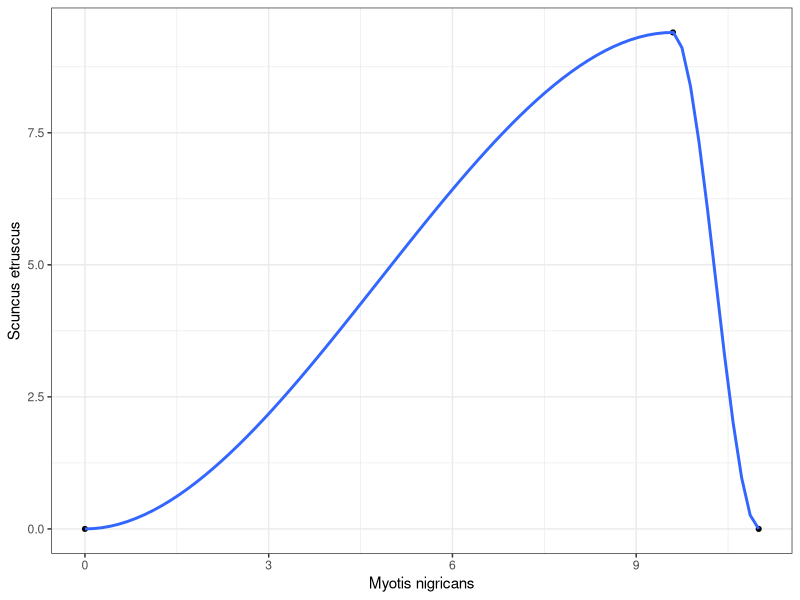
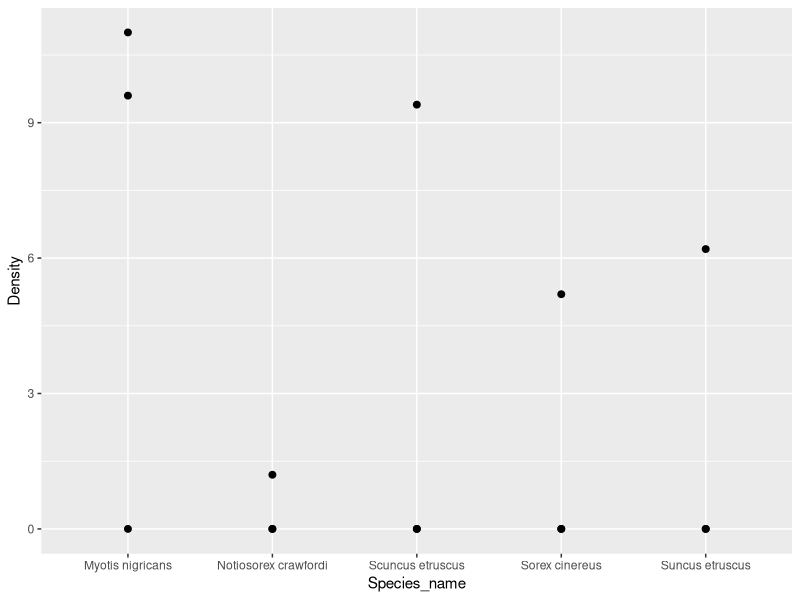
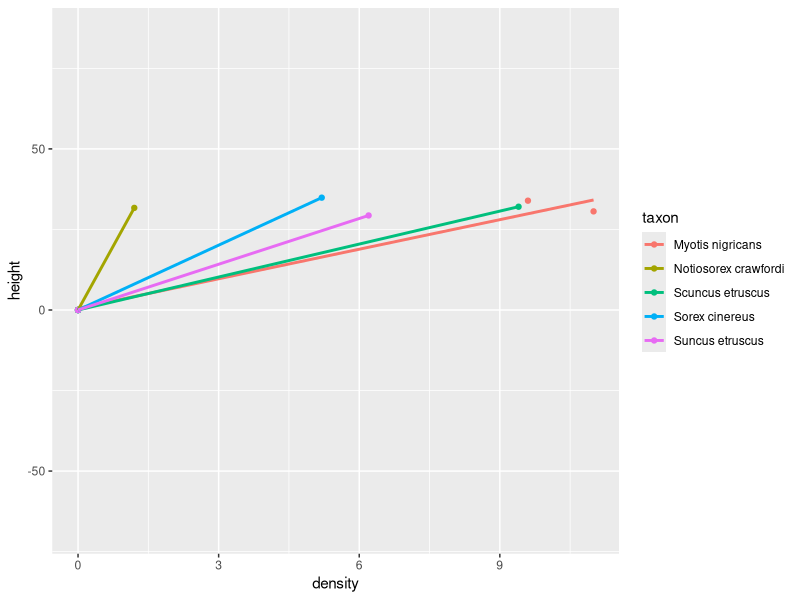

Write the R code that produced these figures, in order.
## ---- chunk 1
knitr::opts_chunk$set(echo = TRUE)
library(tidyverse)
library(readr)
## ---- chunk 2

mammals <- data.frame(site = c(1,1,2,3,3,3), 
                      taxon = c('Suncus etruscus', 'Sorex cinereus', 
                                'Myotis nigricans', 'Notiosorex crawfordi', 
                                'Scuncus etruscus', 'Myotis nigricans'),
                      density = c(6.2, 5.2, 11.0, 1.2, 9.4, 9.6)
)

cat("The mammals data frame:\n")
mammals
## ---- chunk 3
library(tidyr)

m_wide <- mammals %>%
  spread(taxon, density)

m_wide
## ---- chunk 4
m_wide_0 <- mammals %>%
  spread(taxon, density, fill=0)

m_wide_0
## ---- chunk 5
m_long_0 <- mammals %>%
  complete(site, taxon, fill=list(density=0))

m_long_0
## ---- chunk 6
library(ggplot2)

ggplot(m_wide_0, mapping = aes(x=`Myotis nigricans`,
                               y=`Scuncus etruscus`)) +
  geom_point(size=1.4) +
  stat_smooth() +
  theme_bw()
## ---- chunk 7
m_long <- m_wide_0 %>%
  gather(Species_name, Density, -site)

m_long

#Another way of doing the same thing
m_long <- m_wide_0 %>%
  gather(Species_name, Density, `Myotis nigricans`:`Suncus etruscus`)

m_long
## ---- chunk 8

ggplot(m_long, mapping=aes(x=Species_name, y=Density)) +
  geom_point(size=2) +
  stat_summary(fun.data="mean_sdl", color="red")
## ---- chunk 9
mamh <- mammals %>%
  mutate(height=rnorm(6,30,3))
## ---- chunk 10
mamh2 <- mamh %>%
  unite(measurement, density, height, sep="_")

mamh2
## ---- chunk 11
mamh_long <- mamh2 %>%
  spread(taxon, measurement, fill="0_0") %>%
  gather(taxon, measurement, -site)

mamh_long
## ---- chunk 12
mamh_long <- mamh_long %>%
  separate(measurement, into = c("density", "height"), sep="_")

mamh_long
## ---- chunk 13
mamh_long <- mamh_long %>%
  mutate(density = as.numeric(density),
         height = as.numeric(height))
## ---- chunk 14
qplot(density, height, data=mamh_long, 
      color=taxon, geom="point") +
  stat_smooth(method="lm", fill=NA)
